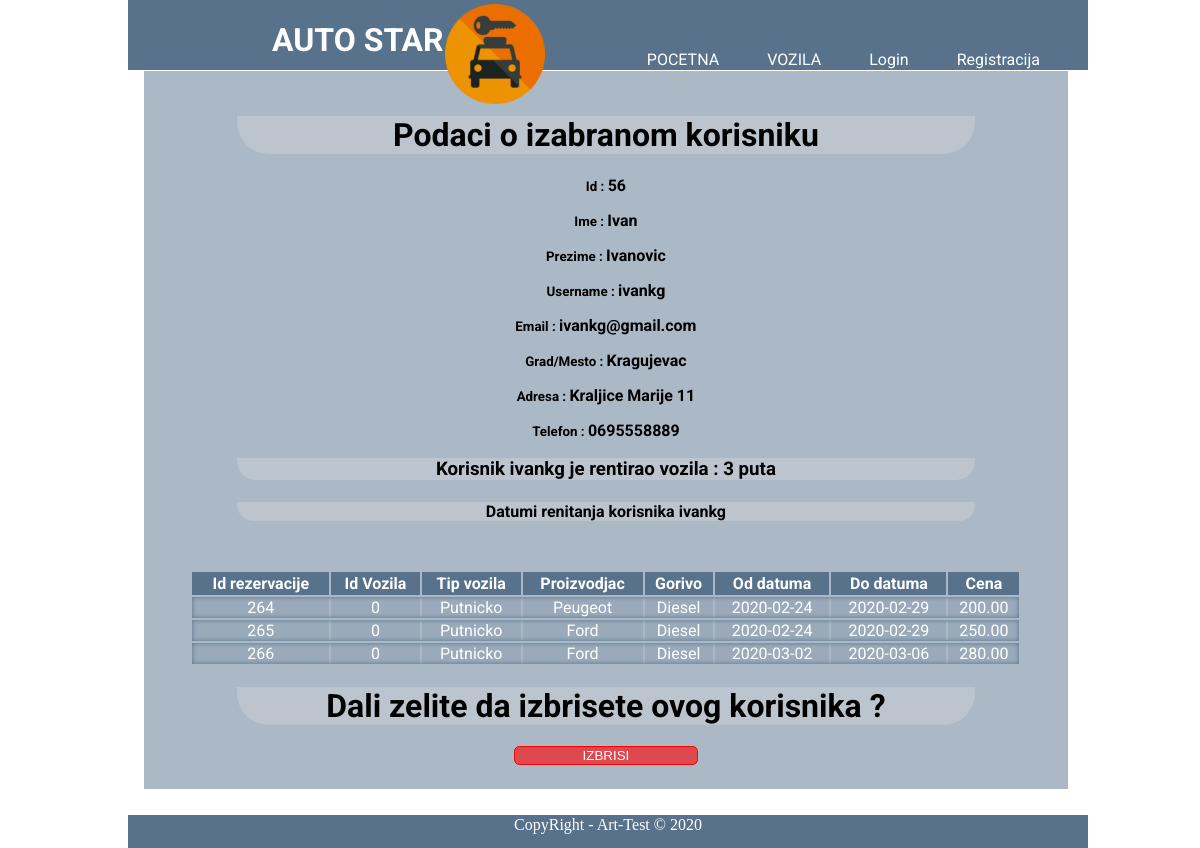
Screenshot of /korisnici.admin.details.php?username=ivankg (signed in) with the database file from the repository.
### tables this page shows
CREATE TABLE `korisnici` (
  `id_korisnika` int(11) NOT NULL,
  `ime` varchar(255) NOT NULL,
  `prezime` varchar(255) NOT NULL,
  `email` varchar(255) NOT NULL,
  `telefon` varchar(255) NOT NULL,
  `username` varchar(255) NOT NULL,
  `password` varchar(255) NOT NULL,
  `grad` varchar(255) NOT NULL,
  `adresa` varchar(255) NOT NULL,
  `nivo` int(11) NOT NULL
);

CREATE TABLE `rezervacije` (
  `id_rezervacije` int(11) NOT NULL,
  `ime` varchar(255) NOT NULL,
  `prezime` varchar(255) NOT NULL,
  `username` varchar(255) NOT NULL,
  `email` varchar(255) NOT NULL,
  `telefon` varchar(255) NOT NULL,
  `id_vozila` int(11) NOT NULL,
  `tip` varchar(255) NOT NULL,
  `proizvodjac` varchar(255) NOT NULL,
  `model` varchar(255) NOT NULL,
  `gorivo` varchar(255) NOT NULL,
  `od_datuma` date NOT NULL,
  `do_datuma` date NOT NULL,
  `datum_rezervacije` date NOT NULL,
  `ukupna_cena` decimal(10,2) NOT NULL,
  `potvrda` int(1) NOT NULL
);

### korisnici.admin.details.php (the view, shortened to what this page needs)
<?php require 'includes/header.php'; ?>
<?php
    require 'config/dbConnect.php';
    $sql = "SELECT * FROM korisnici WHERE username='$_GET[username]'";
    $result = mysqli_query($conn,$sql);
    $broj = "SELECT * FROM rezervacije WHERE username='$_GET[username]'";
    $broj_result = mysqli_query($conn,$broj);
    $broj_rentiranja = mysqli_num_rows($broj_result);
    $datumi = "SELECT * FROM rezervacije WHERE username ='$_GET[username]'";
    $datumi_result = mysqli_query($conn,$datumi);
 ?>
<div class="container" style="padding-bottom:2%;padding-top:2%;margin-bottom:5%;">
  <?php if(isset($_SESSION['admin'])): ?>
  <h1 class="login-header" style="width:80%;margin-left:10%;">Podaci o izabranom korisniku</h1>
  <?php while($row=mysqli_fetch_assoc($result)): ?>
    <p class="detail-text"><small>Id : </small><?php echo $row['id_korisnika'] ?></p>
    <p class="detail-text"><small>Ime : </small><?php echo $row['ime'] ?></p>
    <p class="detail-text"><small>Prezime : </small><?php echo $row['prezime'] ?></p>
    <p class="detail-text"><small>Username : </small><?php echo $row['username'] ?></p>
    <p class="detail-text"><small>Email : </small><?php echo $row['email'] ?></p>
    <p class="detail-text"><small>Grad/Mesto : </small><?php echo $row['grad'] ?></p>
    <p class="detail-text"><small>Adresa : </small><?php echo $row['adresa'] ?></p>
    <p class="detail-text"><small>Telefon : </small><?php echo $row['telefon'] ?></p>
    <h3 class="login-header" style="width:80%;margin-left:10%;">Korisnik <?php echo $row['username'] ?> je rentirao vozila : <?php echo $broj_rentiranja ?> puta</h3>
    <h4 class="login-header" style="width:80%;margin-left:10%;">Datumi renitanja korisnika <?php echo $row['username'] ?></h4>
      <table>
        <tr>
          <th>Id rezervacije</th>
          <th>Id Vozila</th>
          <th>Tip vozila</th>
          <th>Proizvodjac</th>
          <th>Gorivo</th>
          <th>Od datuma</th>
          <th>Do datuma</th>
          <th>Cena</th>
        </tr>
        <?php while($rent_row= mysqli_fetch_assoc($datumi_result)): ?>
          <tr class="user-data-table">
            <td><?php echo $rent_row['id_rezervacije'] ?></td>
            <td><?php echo $rent_row['id_vozila'] ?></td>
            <td><?php echo $rent_row['tip'] ?></td>
            <td><?php echo $rent_row['proizvodjac'] ?></td>
            <td><?php echo $rent_row['gorivo'] ?></td>
            <td><?php echo $rent_row['od_datuma'] ?></td>
            <td><?php echo $rent_row['do_datuma'] ?></td>
            <td><?php echo $rent_row['ukupna_cena'] ?></td>
          </tr>
          <?php endwhile ?>
      </table>
      <h1 class="login-header" style="width:80%;margin-left:10%;">Dali zelite da izbrisete ovog korisnika ?</h1>
  <form action="korisnici.admin.details.php" method="post">
      <input type="submit" name="delete" value="IZBRISI" class="admin-table-btn-del">
    </form>
  <?php endwhile ?>
<?php endif ?>
</div>
<?php require 'includes/footer.php'; ?>

### includes/header.php (shortened to what this page needs)
<!DOCTYPE html>
<html lang="en" dir="ltr">
  <head>
    <link rel="stylesheet" href="css/style.css">
  </head>
  <body>
    <div class="header">
      <h1><a href="index.php" class="header-main-text" style="text-decoration:none;">AUTO STAR</a></h1>
      <img src="images/logo.png" alt="logo" class="header-logo">
      <?php
        if(!isset($_SESSION['username'])){
          echo "<div class='header-links'>";
          echo "<a href='register.php' class='login-link'>Registracija</a>";
          echo "<a href='login.php' class='login-link'>Login</a>";
          echo "<a href='vozila.php' class='login-link'>VOZILA</a>";
          echo "<a href='index.php' class='login-link'>POCETNA</a>";
          echo "</div>";
        }
       ?>
    </div>

### includes/footer.php (shortened to what this page needs)
<div class="footer" style="padding-bottom:0.7%;">
  <p class="fotter-text">CopyRight - Art-Test &copy; <?php echo date("Y"); ?></p>
</div>
  </body>
</html>

### css/style.css (style rules this page uses)
.header { width: 80%; height: 70px; position: fixed; top: 0; margin-left:10%; margin-right: 10%; background-color: #58728c; }
.header-main-text { color: white; margin-left: 15%; font-family: 'Roboto', sans-serif; }
.header-logo { width: 100px; margin-left: 33%; margin-top: -8%; }
.header-links { width: 50%; margin-left: 45%; margin-top: -6%; }
.login-link { color: white; text-decoration: none; margin-left: 10%; font-family: 'Roboto', sans-serif; float: right; }
.footer { width: 80%; margin-left: 10%; height: 25px; color: white; background-color: #58728c; position: fixed; bottom: 0; transition: height 0.3s; }
.fotter-text { text-align: center; margin-top: 0.1%; }
.container { width: 78%; height: 50%; margin-left: 11.5%; margin-top: 6%; background-color: rgba(88, 114, 140,0.5); }
.login-header { text-align: center; font-family: 'Roboto', sans-serif; background-color: rgba(225,225,225,0.3); border-bottom-left-radius: 1em; border-bottom-right-radius: 1em; }
table { width: 90%; margin-left: 5%; margin-top: 2%; padding-top: 3%; }
tr { background-color: #58728C; margin-top: 5%; border:1px solid red; }
th { border-top:1px solid #58728C; border-bottom:1px solid #58728C; background-color: #58728C; color: white; font-family: 'Roboto', sans-serif; }
td { font-family: 'Roboto', sans-serif; text-align: center; color: white; }
.user-data-table { font-family: 'Roboto', sans-serif; text-align: center; color: white; background-color: rgba(88, 114, 140, 0.2); box-shadow: inset 0px 0px 5px #58728C; }
.detail-text { text-align: center; font-family: 'Roboto', sans-serif; font-weight: bold; }
.admin-table-btn-del { background-color: rgba(255, 0, 0, 0.6); color: white; width: 20%; margin-left: 40%; border: 1px solid red; border-radius: 0.4em; }

### rows the page displays
korisnici: id_korisnika "56", ime "Ivan", prezime "Ivanovic", username "ivankg", email "ivankg@gmail.com", grad "Kragujevac", adresa "Kraljice Marije 11", telefon "0695558889"
rezervacije: id_rezervacije "264", id_vozila "0", tip "Putnicko", proizvodjac "Peugeot", gorivo "Diesel", od_datuma "2020-02-24", do_datuma "2020-02-29", ukupna_cena "200.00"
rezervacije: id_rezervacije "265", id_vozila "0", tip "Putnicko", proizvodjac "Ford", gorivo "Diesel", od_datuma "2020-02-24", do_datuma "2020-02-29", ukupna_cena "250.00"
rezervacije: id_rezervacije "266", id_vozila "0", tip "Putnicko", proizvodjac "Ford", gorivo "Diesel", od_datuma "2020-03-02", do_datuma "2020-03-06", ukupna_cena "280.00"
